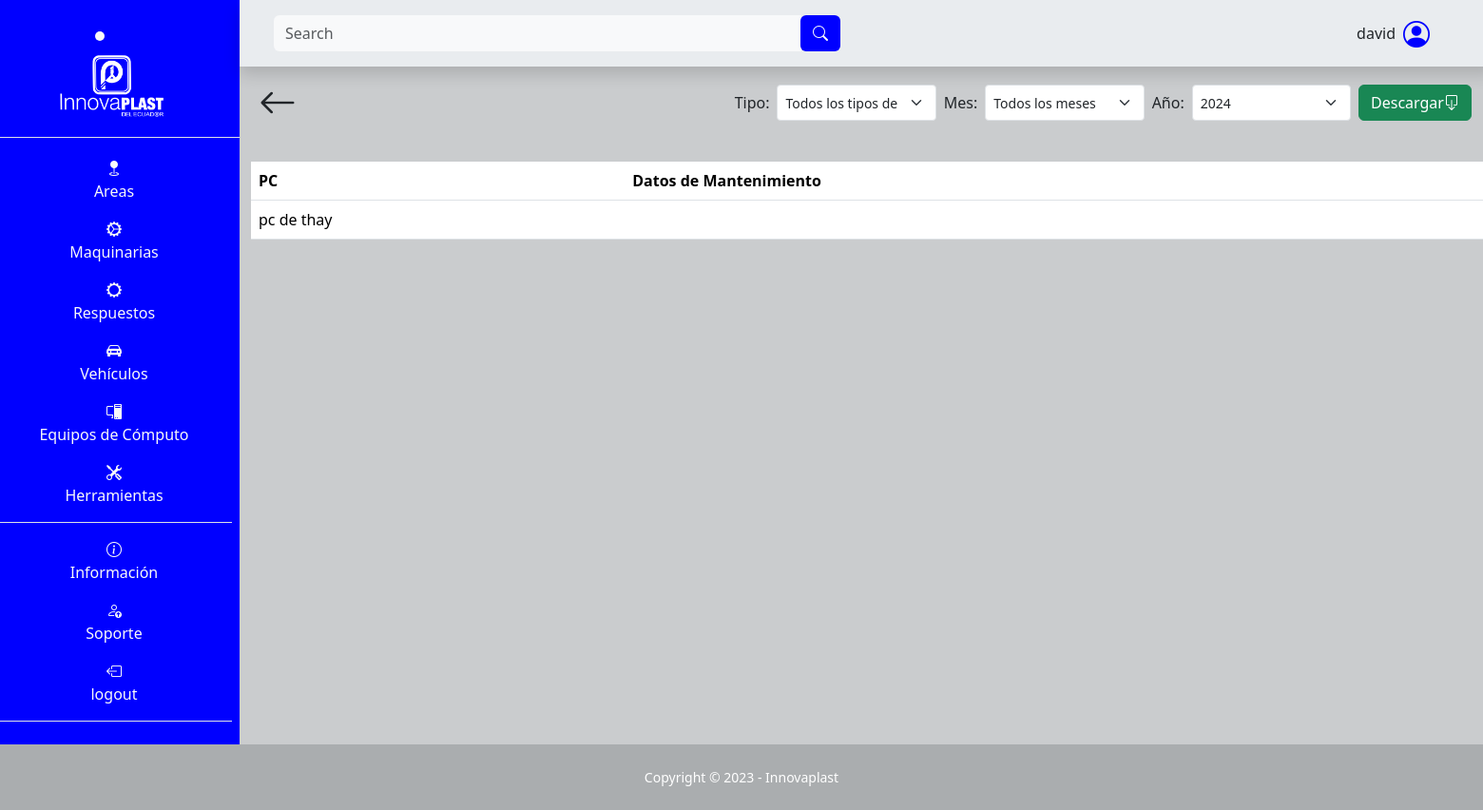
The page /pc/tabla/ (signed in) on the database as committed earlier.
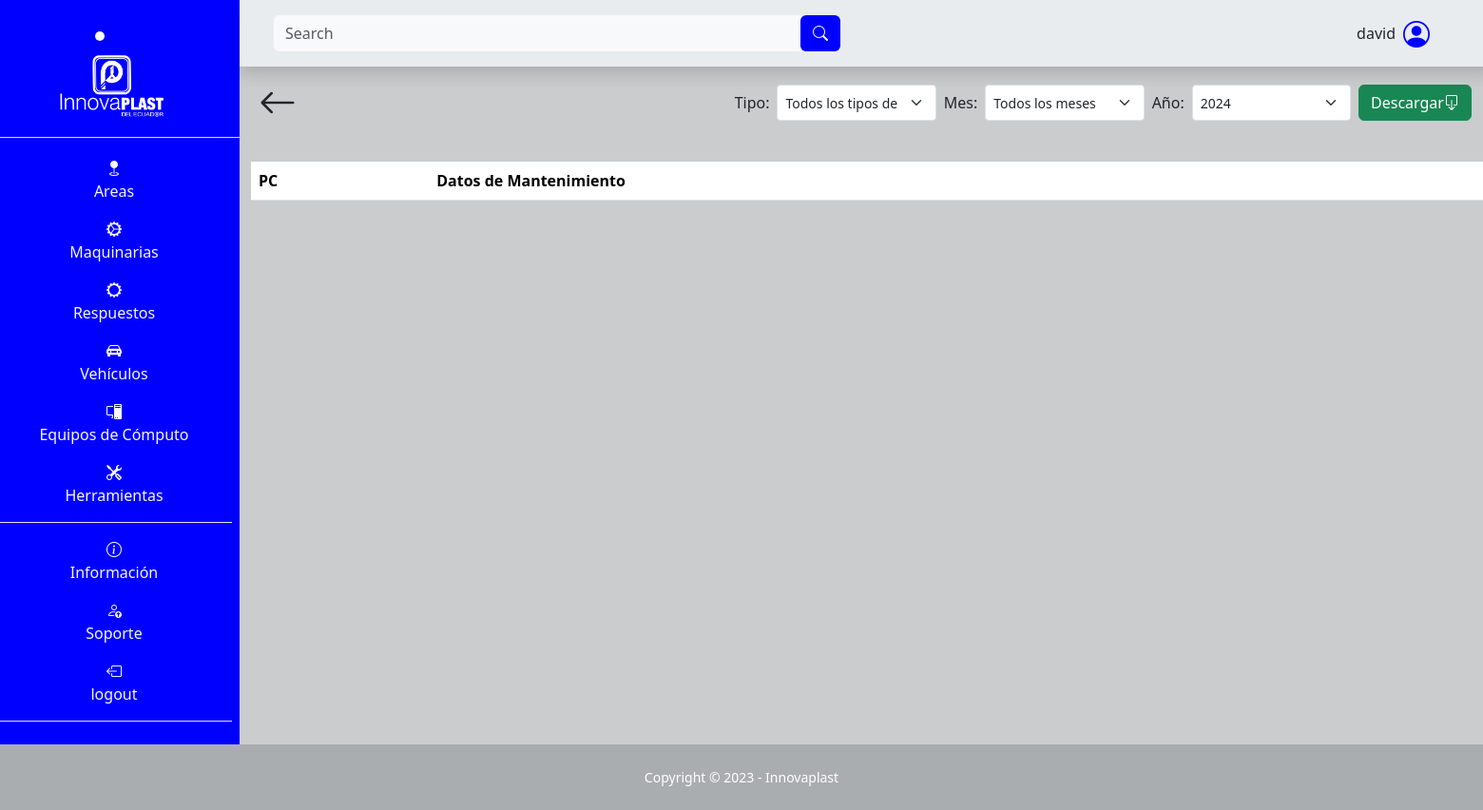
The same page on the database as committed later.
### SGE_pc/models.py (models this page shows, shortened)
class PC(models.Model):
    nombre = models.CharField(max_length=100, null=False, blank=False)
    modelo = models.CharField(max_length=100, null=False, blank=False)
    número_de_inventario = models.CharField(max_length=100, blank=False, null=False)
    encargado = models.CharField(max_length=100, blank=False, null=False)
    teléfono_encargado = models.CharField(max_length=100, blank=False, null=False)
    descripción = models.TextField(max_length=500, null=False, blank=False)
    ubicación = models.CharField(max_length=100, null=False, blank=False)
    costo_de_adquisición = models.IntegerField(blank=False, null=False)
    fecha_de_adquisición = models.DateField(default=date.today, blank=False, null=False)
    fecha_de_retirada = models.DateField(default=date.today, blank=False, null=False)
    estado = models.CharField(max_length=100, null=False, blank=False)
    garantía = models.CharField(max_length=100, null=False, blank=False)
    software_instalado = models.CharField(max_length=100, null=False, blank=False)
    fecha_ultimo_mantenimiento = models.DateField(default=date.today, blank=False, null=False)
    intervalo_mantenimiento = models.IntegerField(blank=False, null=False)
    image = models.ImageField(upload_to="pc/image", null=False, blank=False)

### SGE_pc/views.py (the view)
# urls.py: path('tabla/', views.tabla_mantenimientos, name="area_tabla_mantenimientos"),
@login_required
def tabla_mantenimientos(request):
    pcs = PC.objects.all()
    tipos_mantenimiento = TipoMantenimientoPC.objects.all()
    for pc in pcs:
        pc.mantenimientos = pc.mantenimientopc_set.all().order_by('-fecha', '-hora')
    context = {
        'pcs': pcs,
        'tipos_mantenimiento': tipos_mantenimiento,
    }
    return render(request, 'SGE_pc/tablas.html', context)

### templates/SGE_pc/tablas.html (shortened to what this page needs)
{% extends "layout/base.html" %}
{% block 'search' %}
<form class="d-flex form-inline mr-auto ml-md-3 my-2 my-md-0 ms-3 me-3 mw-100 navbar-search" role="search" action="" method='GET'>
    <div class="input-group">
        <input class="form-control bg-light border-0 small" id="search-input" name="search" type="search" placeholder="Search" aria-label="Search">
        <div class="input-group-append">
            <button class="btn barra text-light" type="submit">
                <i class="bi bi-search"></i>
            </button>
        </div>
    </div>
</form>
{% endblock 'search' %}
{% block 'content' %}
<div class="container">
    <div class="d-flex p-2 justify-content-between">
        <a class="text-decoration-none text-dark" href="{% url "pc" %}">
            <i class="bi bi-arrow-left fs-1"></i>
        </a>
        <form class="d-flex mt-auto mb-auto" action="{% url 'generar_documento_mantenimientos_general_pc' %}" method="get" style="max-height: 50px; min-width: 600px;">
          <label class="mt-auto mb-auto m-1" for="tipo_mantenimiento">Tipo:</label>
            <select class="form-select form-select-sm m-1" name="tipo_mantenimiento" id="tipo_mantenimiento">
                <option value="">Todos los tipos de mantenimiento</option>
            </select>
          <label class="mt-auto mb-auto m-1" for="mes">Mes:</label>
          <select class="form-select form-select-sm m-1" name="mes" id="mes">
            <option value="">Todos los meses</option>
          </select>
          <label class="mt-auto mb-auto m-1" for="anio">Año:</label>
          <select class="form-select form-select-sm m-1" name="anio" id="anio">
              <option value="2024">2024</option>
          </select>
          <button type="submit" value="Submit" class="btn btn-success d-flex m-1">Descargar  <i class="bi bi-box-arrow-down mt-auto mb-auto"></i></button>
        </form>
    </div>
    <table class="table mt-4">
      <tr>
        <th>PC</th>
        <th>Datos de Mantenimiento</th>
      </tr>
      {% for pc in pcs %}
      <tr>
        <td>{{ pc.nombre }}</td>
        <td>
        </td>
      </tr>
      {% endfor %}
    </table>
</div>
{% endblock %}

Rows that differ between the two databases and show on the page:
removed PC: nombre "pc de thay"
